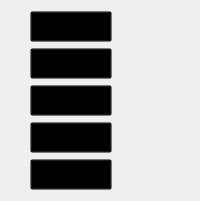
                <widget class="QWidget" name="tab_26">
                 <attribute name="title">
                  <string>11번가</string>
                 </attribute>
                 <layout class="QGridLayout" name="gridLayout_34">
                  <property name="leftMargin">
                   <number>30</number>
                  </property>
                  <property name="rightMargin">
                   <number>20</number>
                  </property>
                  <item row="0" column="0">
                   <widget class="QPushButton" name="bell_11st_Title1">
                    <property name="sizePolicy">
                     <sizepolicy hsizetype="Minimum" vsizetype="Fixed">
                      <horstretch>0</horstretch>
                      <verstretch>0</verstretch>
                     </sizepolicy>
                    </property>
                    <property name="font">
                     <font>
                      <family>나눔고딕</family>
                      <pointsize>12</pointsize>
                     </font>
                    </property>
                    <property name="styleSheet">
                     <string notr="true">text-align: left;
background: transparent;</string>
                    </property>
                    <property name="text">
                     <string/>
                    </property>
                   </widget>
                  </item>
                  <item row="0" column="1">
                   <widget class="QLabel" name="bell_11st_Date1">
                    <property name="text">
                     <string/>
                    </property>
                    <property name="alignment">
                     <set>Qt::AlignBottom|Qt::AlignRight|Qt::AlignTrailing</set>
                    </property>
                   </widget>
                  </item>
                  <item row="1" column="0">
                   <widget class="QPushButton" name="bell_11st_Title2">
                    <property name="sizePolicy">
                     <sizepolicy hsizetype="Minimum" vsizetype="Fixed">
                      <horstretch>0</horstretch>
                      <verstretch>0</verstretch>
                     </sizepolicy>
                    </property>
                    <property name="font">
                     <font>
                      <family>나눔고딕</family>
                      <pointsize>12</pointsize>
                     </font>
                    </property>
                    <property name="styleSheet">
                     <string notr="true">text-align: left;
background: transparent;</string>
                    </property>
                    <property name="text">
                     <string/>
                    </property>
                   </widget>
                  </item>
                  <item row="1" column="1">
                   <widget class="QLabel" name="bell_11st_Date2">
                    <property name="text">
                     <string/>
                    </property>
                    <property name="alignment">
                     <set>Qt::AlignBottom|Qt::AlignRight|Qt::AlignTrailing</set>
                    </property>
                   </widget>
                  </item>
                  <item row="2" column="0">
                   <widget class="QPushButton" name="bell_11st_Title3">
                    <property name="sizePolicy">
                     <sizepolicy hsizetype="Minimum" vsizetype="Fixed">
                      <horstretch>0</horstretch>
                      <verstretch>0</verstretch>
                     </sizepolicy>
                    </property>
                    <property name="font">
                     <font>
                      <family>나눔고딕</family>
                      <pointsize>12</pointsize>
                     </font>
                    </property>
                    <property name="styleSheet">
                     <string notr="true">text-align: left;
background: transparent;</string>
                    </property>
                    <property name="text">
                     <string>Loading...</string>
                    </property>
                   </widget>
                  </item>
                  <item row="2" column="1">
                   <widget class="QLabel" name="bell_11st_Date3">
                    <property name="text">
                     <string/>
                    </property>
                    <property name="alignment">
                     <set>Qt::AlignBottom|Qt::AlignRight|Qt::AlignTrailing</set>
                    </property>
                   </widget>
                  </item>
                  <item row="3" column="0">
                   <widget class="QPushButton" name="bell_11st_Title4">
                    <property name="sizePolicy">
                     <sizepolicy hsizetype="Minimum" vsizetype="Fixed">
                      <horstretch>0</horstretch>
                      <verstretch>0</verstretch>
                     </sizepolicy>
                    </property>
                    <property name="font">
                     <font>
                      <family>나눔고딕</family>
                      <pointsize>12</pointsize>
                     </font>
                    </property>
                    <property name="styleSheet">
                     <string notr="true">text-align: left;
background: transparent;</string>
                    </property>
                    <property name="text">
                     <string/>
                    </property>
                   </widget>
                  </item>
                  <item row="3" column="1">
                   <widget class="QLabel" name="bell_11st_Date4">
                    <property name="text">
                     <string/>
                    </property>
                    <property name="alignment">
                     <set>Qt::AlignBottom|Qt::AlignRight|Qt::AlignTrailing</set>
                    </property>
                   </widget>
                  </item>
                  <item row="4" column="0">
                   <widget class="QPushButton" name="bell_11st_Title5">
                    <property name="sizePolicy">
                     <sizepolicy hsizetype="Minimum" vsizetype="Fixed">
                      <horstretch>0</horstretch>
                      <verstretch>0</verstretch>
                     </sizepolicy>
                    </property>
                    <property name="font">
                     <font>
                      <family>나눔고딕</family>
                      <pointsize>12</pointsize>
                     </font>
                    </property>
                    <property name="styleSheet">
                     <string notr="true">text-align: left;
background: transparent;</string>
                    </property>
                    <property name="text">
                     <string/>
                    </property>
                   </widget>
                  </item>
                  <item row="4" column="1">
                   <widget class="QLabel" name="bell_11st_Date5">
                    <property name="text">
                     <string/>
                    </property>
                    <property name="alignment">
                     <set>Qt::AlignBottom|Qt::AlignRight|Qt::AlignTrailing</set>
                    </property>
                   </widget>
                  </item>
                 </layout>
                </widget>
